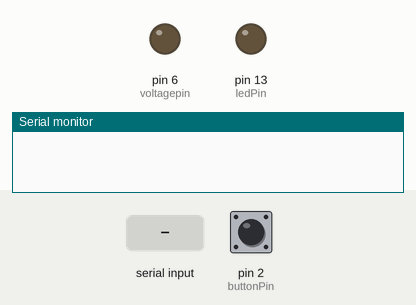
Recording of a sketch running on a simulated Arduino Uno, built with avr-gcc and run on an emulated ATmega328P. On the bench: output pins drawn as LEDs (lit = HIGH), the last lines printed to the serial monitor. Inputs (shaded band) come from the test bench; at power-on: pin 2 (buttonPin) LOW.

Above: at 1.2 s.
1.3 s: pin 2 (buttonPin) pulled HIGH for 0.15 s
At 1.8 s:
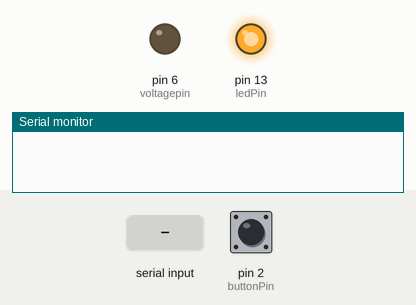
2.9 s: "90,45\n" received over Serial
At 4.1 s:
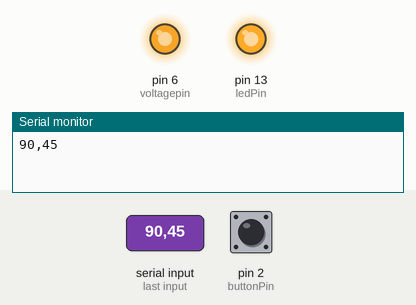
4.4 s: "30,150\n" received over Serial
At 5.4 s:
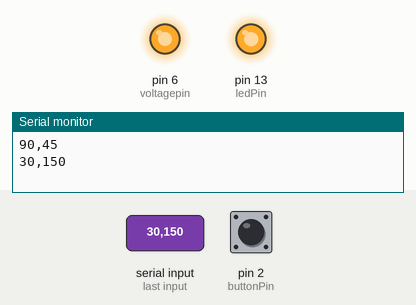
Timing chart, 0 to 7.4 s (numbered marks = the images above; inputs shaded):
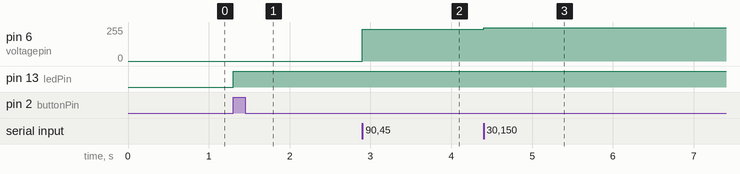

The sketch:

Zidong_Arduino_Code.ino
```cpp
// Constants which won't change.
// They're used here to set pin numbers:
const int buttonPin = 2;     // the number of the pushbutton pin
const int ledPin =  13;      // the number of the LED pin
const int voltagepin = 6;    // the number of the pin for adjusting voltage

// Variables will change:
int buttonState = 0;              // variable for reading the pushbutton status
int devicerunning = 0;            // variable for reading the pushbutton status
float InitialVoltage = 0;         // variable for starting voltage value
float NewVoltage = InitialVoltage;
float PythonIntensity = 90;
float SPIntensity = 50;
float percentdifference = 0;


void setup() {
  Serial.begin(115200);
  // initialize the LED pin as an output:
  pinMode(ledPin, OUTPUT);
  // initialize the pushbutton pin as an input:
  pinMode(buttonPin, INPUT);
  pinMode(voltagepin, OUTPUT);

  // Set the initial voltage of the voltage pin
  // Multiple by 51 to get the number which Arudino needs
  analogWrite(voltagepin,51*InitialVoltage);
}


String GetNewVoltage(String readString) {
 // Wait and don't do anything if the Serial is not avaiable
 // i.e., Python is currently writing a new number
  while(!Serial.available()) {}
  while (Serial.available())
  {
    if (Serial.available() > 0)
    {
      char c = Serial.read();  //Gets one byte from serial buffer
      readString += c; //Add to the string readString
    }
  }
  return readString;
}


void loop() {
  // read the state of the pushbutton value:
  buttonState = digitalRead(buttonPin);

  // check if the pushbutton is pressed.
  // if it is, the buttonState is HIGH:
  if (buttonState == HIGH) {
      if (devicerunning == 0){
        devicerunning = 1;
        // turn LED on:
         digitalWrite(ledPin, HIGH);
      } else {

        devicerunning = 0;
         // turn LED off:
      digitalWrite(ledPin, LOW);
      }

    delay(100);
    }

    if (devicerunning == 1){

    // Read New Voltage Value from Python

//    Serial.print('\n');
//    Serial.print("Getting new voltage from Python...");

    String readString; // Clear this variable now
    for (int i=0; i <= 2; i++){
      readString = GetNewVoltage(readString);
//      delay(50);
    }
    Serial.println(readString);

    NewVoltage = readString.toFloat(); // Convert from string to float

    // Maximum voltage of arduino is 5 Volts (255) smallest is 0 volts (0)
    if (NewVoltage > 255){
      NewVoltage = 255;
    }
    if (NewVoltage < 0){
      NewVoltage = 0;
    }

    // Adjust voltage in pin
    analogWrite(voltagepin,51*NewVoltage);


    }


}
```

Measured:
- after the input at 1.3 s, pin 13 (ledPin): LOW → HIGH at once
- after the input at 2.9 s, pin 6 (voltagepin): 0/255 → 238/255 at once
- after the input at 4.4 s, pin 6 (voltagepin): 238/255 → 250/255 at once
